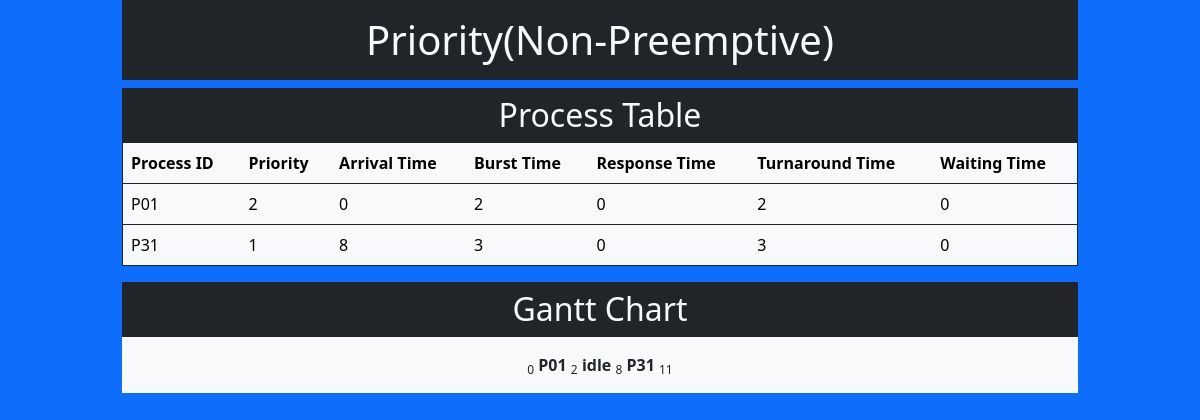
The app's page /process-management/processSchedualing/priority/ with its own data.
### processes/models.py (models this page shows)
class processes(models.Model):
    p_id = models.AutoField(primary_key=True)
    process_id = models.CharField(max_length=3, unique=True,validators=[input_regex])
    arrival_time = models.IntegerField(validators=[MinValueValidator(0), MaxValueValidator(100)])
    burst_time = models.IntegerField(validators=[MinValueValidator(0), MaxValueValidator(100)])
    priority = models.IntegerField(validators=[MinValueValidator(0), MaxValueValidator(10)])
    memory = models.IntegerField(validators=[MinValueValidator(0), MaxValueValidator(100)])

### processes/views.py (the view)
# urls.py: path('processSchedualing/priority/',views.priority,name="priority"),
def priority(request):
    process_table = processes.objects.all().order_by('priority')
    count = 0
    process = list()
    pcb = list()
    for i in process_table:
        process.append(i)
    while process:
        flag = True
        for i in process:
            if i.arrival_time <= count:
                pcb.append(i)
                process.remove(i)
                flag = False
                count+=i.burst_time
                break
        if flag:
            count+=1
    dictonary = {}
    count = 0
    gantt_chart = []
    for i in pcb:
        gantt_chart.append(count)
        if count < i.arrival_time:
            gantt_chart.append('idle')
            count += i.arrival_time-count
            gantt_chart.append(count)
        gantt_chart.append(i.process_id)
        dictonary[i.process_id] = {}
        dictonary[i.process_id]["PID"] = i.process_id
        dictonary[i.process_id]["Priority"] = i.priority
        dictonary[i.process_id]["Arrival Time"] = i.arrival_time
        dictonary[i.process_id]["Burst Time"] = i.burst_time
        dictonary[i.process_id]["Response Time"] = count - i.arrival_time
        count+=i.burst_time
        dictonary[i.process_id]["Turnaround Time"] = count - i.arrival_time
        dictonary[i.process_id]["Waiting Time"] = dictonary[i.process_id]["Turnaround Time"] - i.burst_time
    gantt_chart.append(count)
    data = {
        "title":"Process Management",
        "schedualing":"Priority(Non-Preemptive)",
        "process_table":dictonary,
        "gantt_chart":gantt_chart,
        "counter":range(count),
    }
    return render(request, "processes/schedualing.html", data)

### processes/templates/processes/schedualing.html
{% extends "base.html" %}
{% block content %}
<h1 class="text-center bg-dark text-light py-3">{{schedualing}}</h1>
<h2 class="text-center bg-dark text-light my-0 py-2">Process Table</h2>
<table class='table border border-dark table-light'>
    <thead>
        <th scope='col'>Process ID</th>
        {%if schedualing == "Priority(Non-Preemptive)"%}
            <th scope='col'>Priority</th>
        {%endif%}
        <th scope='col'>Arrival Time</th>
        <th scope='col'>Burst Time</th>
        <th scope='col'>Response Time</th>
        <th scope='col'>Turnaround Time</th>
        <th scope='col'>Waiting Time</th>
    </thead>
    <tbody class="bg-light">
        {%for key,value in process_table.items%}
        <tr>
            {%for k,v in value.items%}
            <td>{{v}}</td>
            {% endfor %}
        </tr>
        {% endfor %}
    </tbody>
</table>
<h2 class="text-center bg-dark text-light my-0 py-2">Gantt Chart</h1>
<p class="text-center bg-light p-3">
{% for element in gantt_chart %}
    {% if element|add:1%}
        <sub>{{element}}</sub>
    {% else %}
        <b>{{element}}</b>
    {% endif %}
{% endfor %}
</p>
{% endblock content %}

### records on screen
processes: value "P01", gantt_chart "P01"
processes: value "P31", gantt_chart "P31"

### other values on screen
{{ schedualing }} "Priority(Non-Preemptive)"
{{ v }} "2" "0" "2" "0" "2" "0" "1" "8" "3" "0" "3" "0"
{{ element }} "0" "2" "8" "11"
{{ element }} "idle"
